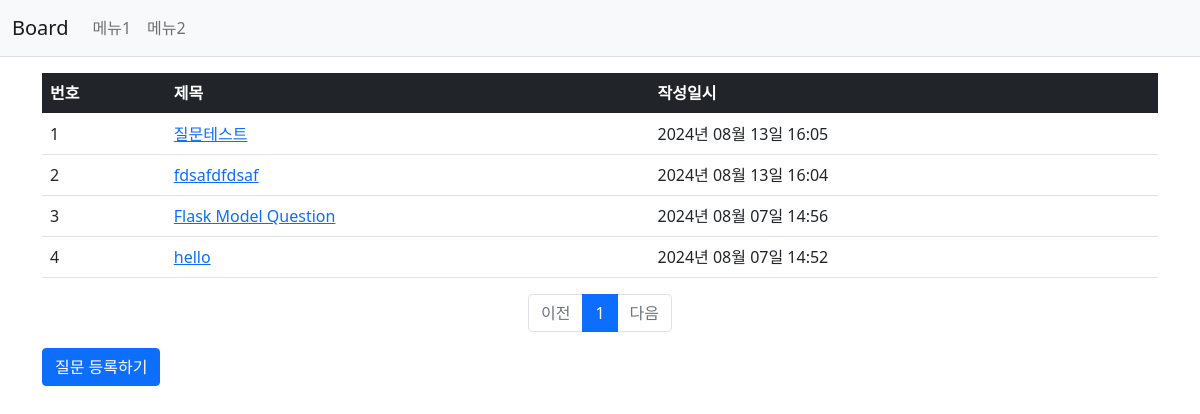
Page /question/list/ on the earlier database version.
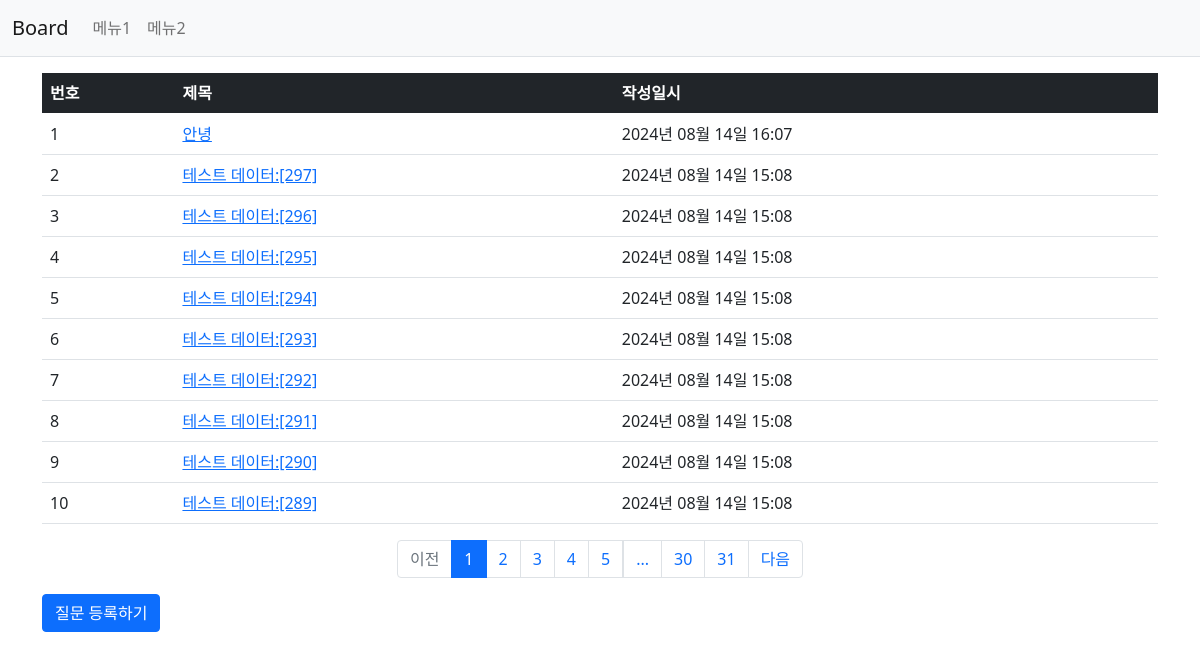
Same page on the later database version.
### Board/models.py (models this page shows)
class Question(db.Model):
    id = db.Column(db.Integer, primary_key = True)
    subject = db.Column(db.String(200), nullable=False)
    content = db.Column(db.Text(), nullable=False)
    create_date = db.Column(db.DateTime(), nullable=False)
    modify_date = db.Column(db.DateTime(), nullable=True)

### Board/views/question_views.py (the view)
@bp.route('/list/')
def _list():
    page = request.args.get('page', type=int, default=1)
    question_list = Question.query.order_by(Question.create_date.desc())
    question_list = question_list.paginate(page=page, per_page=10)
    return render_template('question/question_list.html', question_list=question_list)

### Board/filter.py (called while the page is built)
def format_datetime(value, fmt='%Y년 %m월 %d일 %H:%M'):
    return value.strftime(fmt)

### Board/templates/question/question_list.html
{% extends 'base.html' %}
{% block content %}
<div class="container my-3">
    <table class="table">
        <thead>
            <tr class="table-dark">
                <th>번호</th>
                <th>제목</th>
                <th>작성일시</th>
            </tr>
        </thead>
        <tbody>
            {% if question_list %}
            {% for question in question_list.items %}
            <tr>
                <td>{{ loop.index }}</td>
                <td>
                    <a href="{{ url_for('question.detail', question_id=question.id) }}">{{ question.subject }}</a>
                </td>
                <td>{{ question.create_date|datetime }}</td>
            </tr>
            {% endfor %}
            {% else %}
            <tr>
                <td colspan="3">질문이 없습니다.</td>
            </tr>
            {% endif %}
        </tbody>
    </table>
        <ul class="pagination justify-content-center">
            {% if question_list.has_prev %}
            <li class="page-item">
                <a class="page-link" href="?page={{ question_list.prev_num }}">이전</a>
            </li>
            {% else %}
            <li class="page-item disabled">
                <a class="page-link" tabindex="-1" aria-disabled="true" href="javascript:void(0)">이전</a>
            </li>
            {% endif %}
            {% for page_num in question_list.iter_pages() %}
            {% if page_num %}
            {% if page_num != question_list.page %}
            <li class="page-item">
                <a class="page-link" href="?page={{ page_num }}">{{ page_num }}</a>
            </li>
            {% else %}
            <li class="page-item active" aria-current="page">
                <a class="page-link" href="javascript:void(0)">{{ page_num }}</a>
            </li>
            {% endif %}
            {% else %}
            <li class="disabled">
                <a class="page-link" href="javascript:void(0)">...</a>
            </li>
            {% endif %}
            {% endfor %}
            {% if question_list.has_next %}
            <li class="page-item">
                <a class="page-link" href="?page={{ question_list.next_num }}">다음</a>
            </li>
            {% else %}
            <li class="page-item disabled">
                <a class="page-link" tabindex="-1" aria-disabled="true" href="javascript:void(0)">다음</a>
            </li>
            {% endif %}
        </ul>
    <a href="{{ url_for('question.create') }}" class="btn btn-primary">질문 등록하기</a>
</div>
{% endblock %}

Differences in the rows shown:
no longer on this page (row unchanged): Question: subject "질문테스트", create_date "2024년 08월 13일 16:05"
no longer on this page (row unchanged): Question: subject "fdsafdfdsaf", create_date "2024년 08월 13일 16:04"
no longer on this page (row unchanged): Question: subject "Flask Model Question", create_date "2024년 08월 07일 14:56"
no longer on this page (row unchanged): Question: subject "hello", create_date "2024년 08월 07일 14:52"
added Question: subject "안녕", create_date "2024년 08월 14일 16:07"
added Question: subject "테스트 데이터:[297]", create_date "2024년 08월 14일 15:08"
added Question: subject "테스트 데이터:[296]", create_date "2024년 08월 14일 15:08"
added Question: subject "테스트 데이터:[295]", create_date "2024년 08월 14일 15:08"
added Question: subject "테스트 데이터:[294]", create_date "2024년 08월 14일 15:08"
added Question: subject "테스트 데이터:[293]", create_date "2024년 08월 14일 15:08"
added Question: subject "테스트 데이터:[292]", create_date "2024년 08월 14일 15:08"
added Question: subject "테스트 데이터:[291]", create_date "2024년 08월 14일 15:08"
added Question: subject "테스트 데이터:[290]", create_date "2024년 08월 14일 15:08"
added Question: subject "테스트 데이터:[289]", create_date "2024년 08월 14일 15:08"
Other differences:
new list line: "2"
new list line: "3"
new list line: "4"
new list line: "5"
new list line: "30"
new list line: "31"
